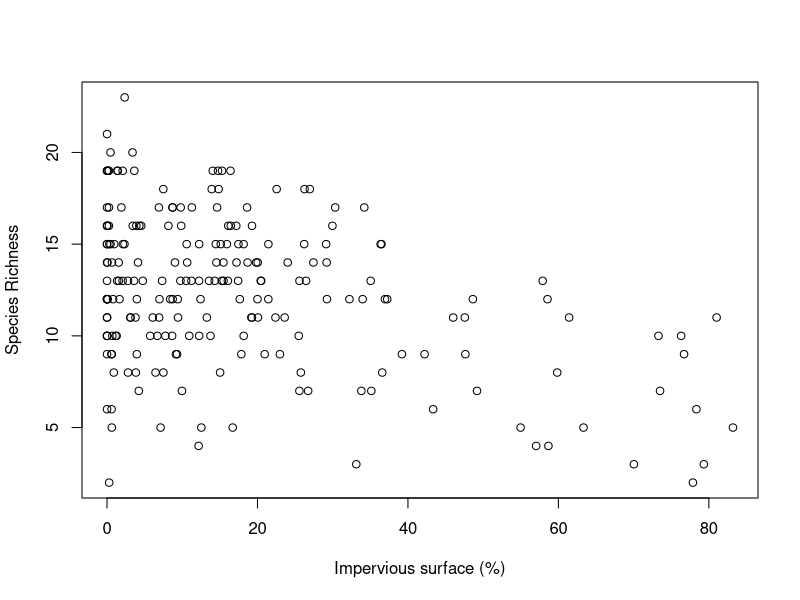
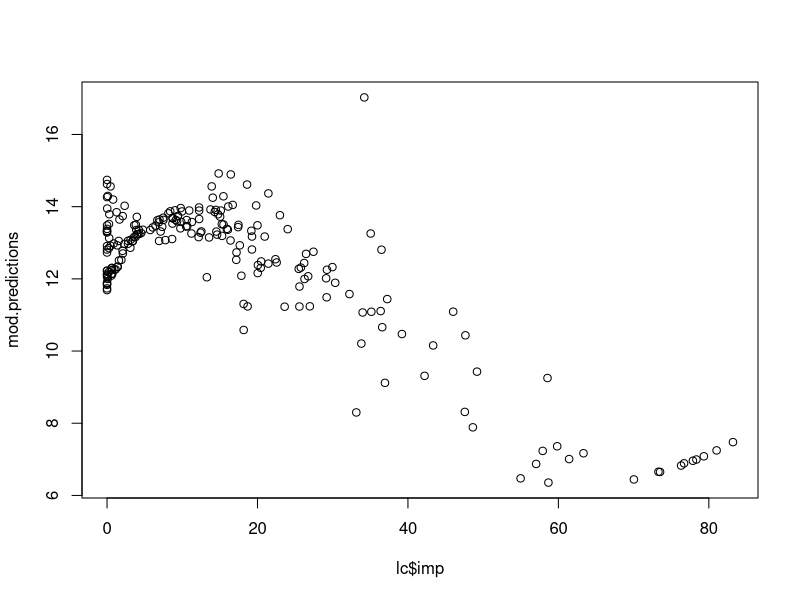
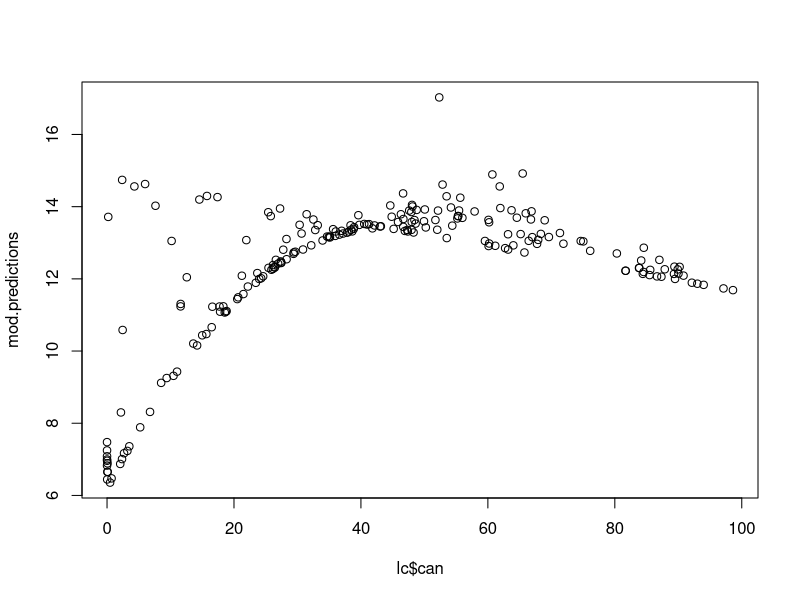
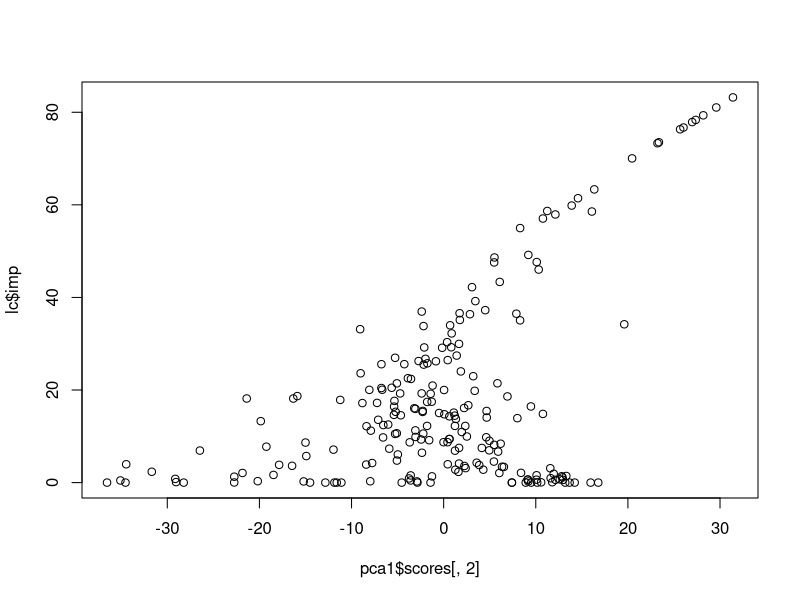
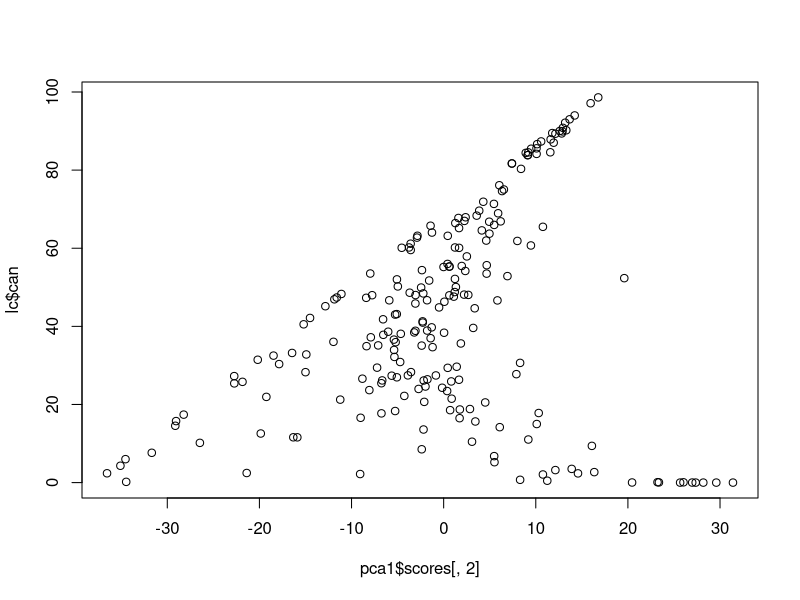
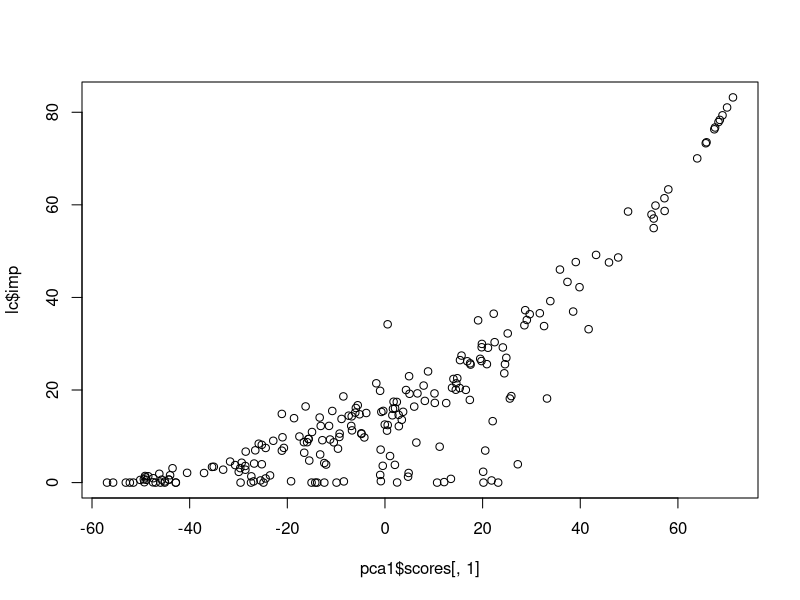
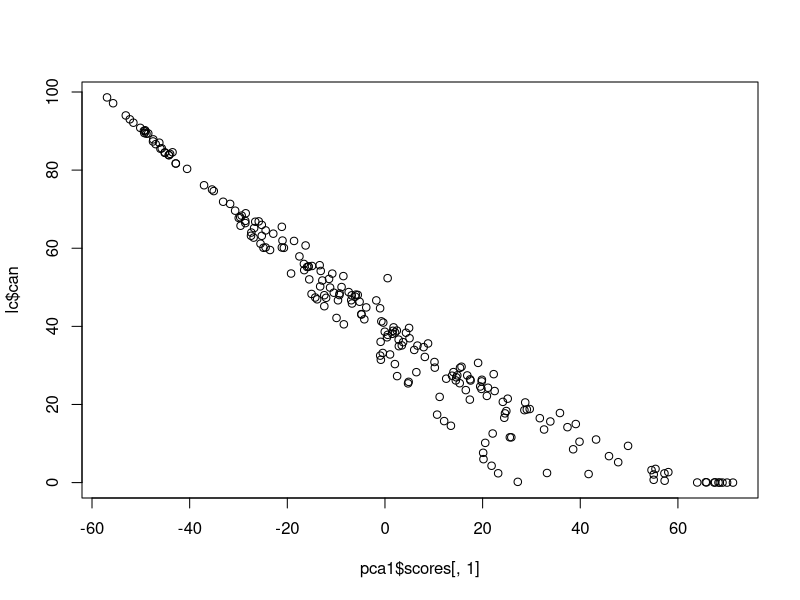
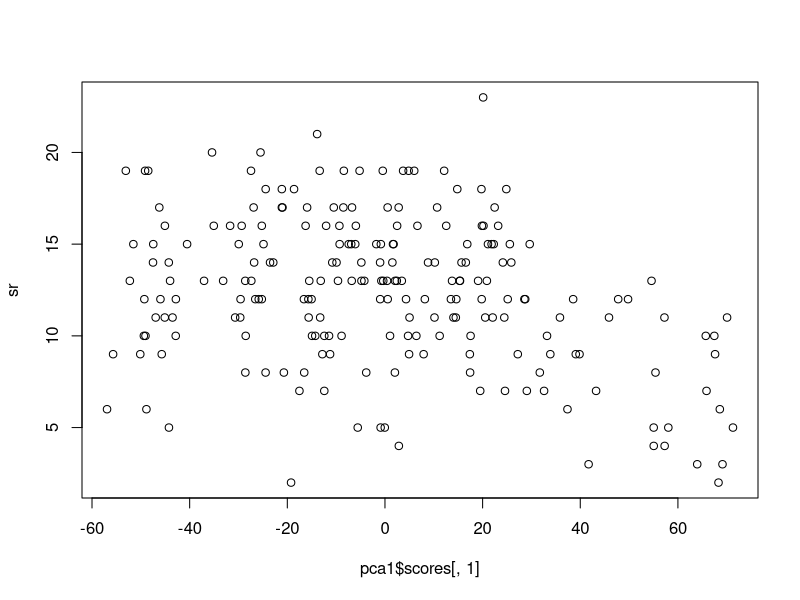

The R script that drew these images, in order:
# Load packages:

library(vegan)
library(reshape)

# Get data:

setwd('~/Community_analysis')

pc = read.csv('derived-data/pc_10_14.csv')
g = read.csv('derived-data/guilds.csv')
lc = read.csv('derived-data/pts_lc100.csv')

#--------------------------------------------------------------------------------*
# ---- PREPARE DATA FOR ANALYSIS ----
#================================================================================*

# For this run, I will use the max count per location across distance classes:

pc$counts = pc[,7]+pc[,8]+pc[,9]+pc[,10]+pc[,11]

# Prepare count frame

pc = pc[,-c(3:5,7:15)]

t = melt(pc, id = c('site','year','species'))

t2 = cast(t, site ~ species ~ variable,max)

t3 = data.frame(t2)

t3m = as.matrix(t3)

t3m[t3m == -Inf]<-0

t4 = data.frame(t3m)

colnames(t4) = gsub('.counts','',colnames(t4))

# One of the sites has never had a count, remove it:

t4$sums = rowSums(t4)

t4 = t4[t4$sums!=0,-56]

# Ensure all lc and pc files are covered (and vice-versa):

lc = unique(lc)

lc.sites = data.frame(lc[,1])
colnames(lc.sites) = 'site'

t4$site = row.names(t4)

t5 = merge(t4, lc.sites, all = F)

pc.sites = data.frame(t5$site)
names(pc.sites) = 'site'

pc = t5[,-1]

lc1 = merge(lc, pc.sites, all = F, incomparables = NA)

lc = lc1

#--------------------------------------------------------------------------------*
# ---- Log-transform count data ----
#================================================================================*

head(pc)

pc2 = pc[,-53]

for(i in 1:dim(pc2)[2]){
  pc2[,i] = log(1+pc2[,i])
}

pc = pc2

#--------------------------------------------------------------------------------*
# ---- Species richness ----
#================================================================================*

sr = specnumber(pc)

plot(sr~imp, data = lc, xlab = 'Impervious surface (%)', ylab = 'Species Richness')

mod.i2c2.full = glm(sr~imp + can + imp:can + I(imp^2) + I(can^2), data = lc)
mod.i2.inter = glm(sr~imp + can + imp:can + I(imp^2), data = lc)
mod.c2.inter = glm(sr~imp + can + imp:can + I(can^2), data = lc)
mod.ic.inter = glm(sr~imp + can + imp:can, data = lc)
mod.i2c2 = glm(sr~imp + can + I(imp^2) + I(can^2), data = lc)
mod.ic2 = glm(sr~imp + can + I(can^2), data = lc)
mod.c2 = glm(sr~can + I(can^2), data = lc)
mod.ic = glm(sr~can + imp, data = lc)
mod.c = glm(sr~can, data = lc)
mod.i2c = glm(sr~imp + can + I(imp^2), data = lc)
mod.i2 = glm(sr~imp + I(imp^2), data = lc)
mod.i = glm(sr~imp, data = lc)
mod.null = glm(sr~1, data = lc)


mod.list = list(mod.i2c2.full, mod.i2.inter,mod.c2.inter, mod.ic.inter, 
                mod.i2c2, mod.ic2, mod.c2, mod.ic, mod.c, mod.i2c, mod.i2,
                mod.i, mod.null)



aic_out = numeric()
formulas = character()
deviance = numeric()

for(i in 1:length(mod.list)){
  formulas[i] = as.character(mod.list[[i]]$formula[3])
  aic_out[i] = AIC(mod.list[[i]])
  deviance[i] = mod.list[[i]]$deviance
}

out.df = data.frame(formulas, aic_out, deviance)

out.df = out.df[order(out.df$aic_out),]

out.df$dAIC = out.df$aic_out-min(out.df$aic_out)

out.df$w = round(exp(-0.5*out.df$dAIC)/sum(exp(-0.5*out.df$dAIC)),3)

out.df = out.df[,c(1:2, 4:5, 3)]

# Output:

out.df

summary(mod.list[[2]])

summary(lm(sr~imp + can + imp:can + I(imp^2) + I(can^2), data = lc))


imp = seq(0,100, 1)
can = seq(0,100, 1)

mod.predictions = predict(mod.i2.inter, type = 'response')

plot(mod.predictions~lc$imp)
plot(mod.predictions~lc$can)

?cluster
pca1 = princomp(~imp + can, data = lc)
plot(lc$imp~pca1$scores[,2])
plot(lc$can~pca1$scores[,2])
plot(lc$imp~pca1$scores[,1])
plot(lc$can~pca1$scores[,1])

plot(sr~pca1$scores[,1])
plot(sr~pca1$scores[,2])
